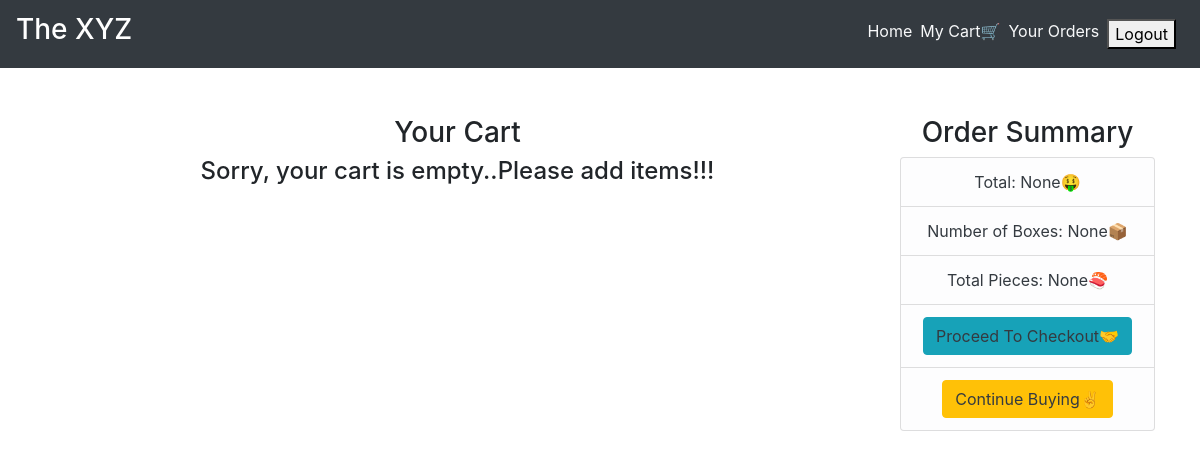
/cart/ (signed in), run on an earlier commit of the app's database.
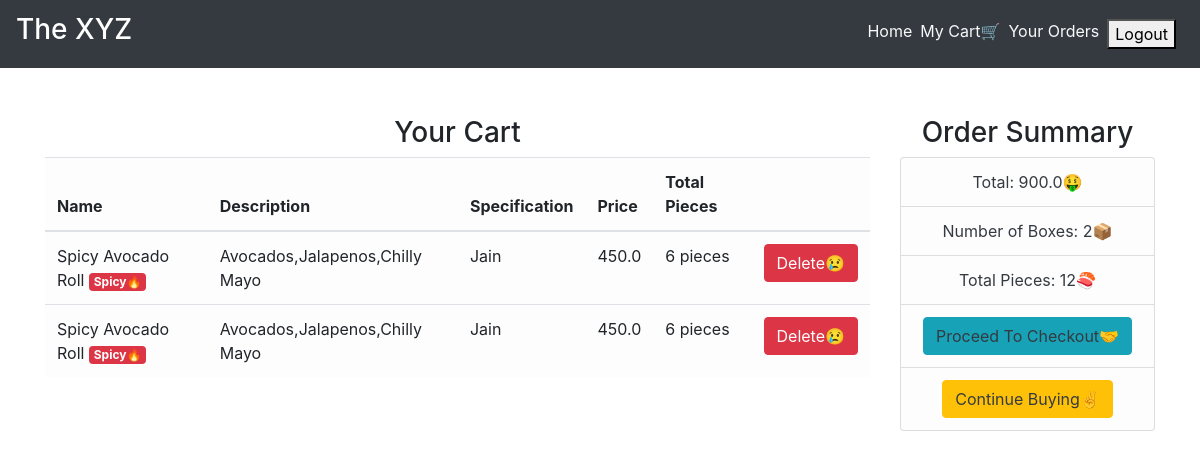
And on a later commit of the database.
### main/models.py (models this page shows, shortened)
class CartItems(models.Model):
    ORDER_STATUS = (
        ('Active', 'Active'),
        ('Delivered', 'Delivered')
    )
    user = models.ForeignKey(User, on_delete=models.CASCADE)
    item = models.ForeignKey(Item, on_delete=models.CASCADE)
    ordered = models.BooleanField(default=False)
    quantity = models.IntegerField(default=1)
    ordered_date = models.DateField(default=timezone.now)
    status = models.CharField(max_length=20, choices=ORDER_STATUS, default='Active')
    delivery_date = models.DateField(default=timezone.now)
    class Meta:
        verbose_name = 'Cart Item'
        verbose_name_plural = 'Cart Items'

class Item(models.Model):
    LABELS = (
        ('BestSeller', 'BestSeller'),
        ('New', 'New'),
        ('Spicy🔥', 'Spicy🔥'),
    )
    LABEL_COLOUR = (
        ('danger', 'danger'),
        ('success', 'success'),
        ('primary', 'primary'),
        ('info', 'info')
    )
    title = models.CharField(max_length=150)
    description = models.CharField(max_length=250,blank=True)
    price = models.FloatField()
    pieces = models.IntegerField(default=6)
    instructions = models.CharField(max_length=250,default="Jain Option Available")
    image = models.ImageField(default='default.png', upload_to='images/')
    labels = models.CharField(max_length=25, choices=LABELS, blank=True)
    label_colour = models.CharField(max_length=15, choices=LABEL_COLOUR, blank=True)
    slug = models.SlugField(default="sushi_name")
    created_by = models.ForeignKey(User, on_delete=models.CASCADE)

### main/views.py (the view)
# urls.py: path('cart/', views.get_cart_items, name='cart'),
@login_required
def get_cart_items(request):
    cart_items = CartItems.objects.filter(user=request.user,ordered=False)
    bill = cart_items.aggregate(Sum('item__price'))
    number = cart_items.aggregate(Sum('quantity'))
    pieces = cart_items.aggregate(Sum('item__pieces'))
    total = bill.get("item__price__sum")
    count = number.get("quantity__sum")
    total_pieces = pieces.get("item__pieces__sum")
    context = {
        'cart_items':cart_items,
        'total': total,
        'count': count,
        'total_pieces': total_pieces
    }
    return render(request, 'main/cart.html', context)

### main/templatetags/get_group.py (called while the page is built)
@register.filter(name='has_group')
def has_group(user, group_name):
    return user.groups.filter(name=group_name).exists()

### main/templates/main/cart.html
{% extends "main/layout.html" %}
{% block content %}
<div class="cart">
    <div class="container">
        <div class="row">
            <div class="col-sm-9 mt-5">
                <h3 class="text-center">Your Cart</h3>
                {% if cart_items %}
                <div class="table-responsive">
                    <table class="table table-light">
                        <thead>
                        <tr>
                            <th scope="col">Name</th>
                            <th scope="col">Description</th>
                            <th scope="col">Specification</th>
                            <th scope="col">Price</th>
                            <th scope="col">Total Pieces</th>
                            <th scope="col"></th>
                        </tr>
                        </thead>
                        <tbody>
                            {% for cart in cart_items %}
                        <tr>
                            <td>{{ cart.item.title }} <span class="badge badge-{{ cart.item.label_colour }}">{{ cart.item.labels }}</span></td>
                            <td>{{ cart.item.description }}</td>
                            <td>{{ cart.item.instructions }}</td>
                            <td>{{ cart.item.price }}</td>
                            <td>{{ cart.item.pieces }} pieces</td>
                            <td><a class="btn btn-danger" href="{% url 'main:remove-from-cart' cart.id %}">Delete😢</a></td>
                        </tr>
                            {% endfor %}
                        </tbody>
                    </table>
                </div>
                {% else %}
                <h4 class="text-center">Sorry, your cart is empty..Please add items!!!</h4>
                {% endif %}
            </div>
            <div class="col-sm-3 mt-5 mb-3">
                <div class="content-section">
                    <h3 class="text-center">Order Summary</h3>
                      <ul class="list-group">
                        <li class="list-group-item list-group-item-light text-center text-dark">Total: {{ total }}🤑</li>
                        <li class="list-group-item list-group-item-light text-center text-dark">Number of Boxes: {{ count }}📦</li>
                        <li class="list-group-item list-group-item-light text-center text-dark">Total Pieces: {{ total_pieces }}🍣</li>
                        <li class="list-group-item list-group-item-light text-center text-dark"><a class="btn btn-info text-dark" href="{% url 'main:ordered' %}">Proceed To Checkout🤝</a></li>
                        <li class="list-group-item list-group-item-light text-center"><a class="btn btn-warning text-dark" href="/">Continue Buying✌️</a></li>
                      </ul>
                </div>
            </div>
        </div>
    </div>
</div>
{% endblock content %}

What changed in the data, as far as the page shows it:
added CartItems: item "Spicy Avocado Roll", item.labels "Spicy🔥", item.description "Avocados,Jalapenos,Chilly Mayo", item.instructions "Jain", item.price "450.0", item.pieces "6"
added CartItems: item "Spicy Avocado Roll", item.labels "Spicy🔥", item.description "Avocados,Jalapenos,Chilly Mayo", item.instructions "Jain", item.price "450.0", item.pieces "6"
Also different on the page:
{{ total }}: "None" → "900.0"
{{ count }}: "None" → "2"
{{ total_pieces }}: "None" → "12"
text no longer shown: "Sorry, your cart is empty..Please add items!!!"
text now shown: "Name Description Specification Price Total Pieces"
